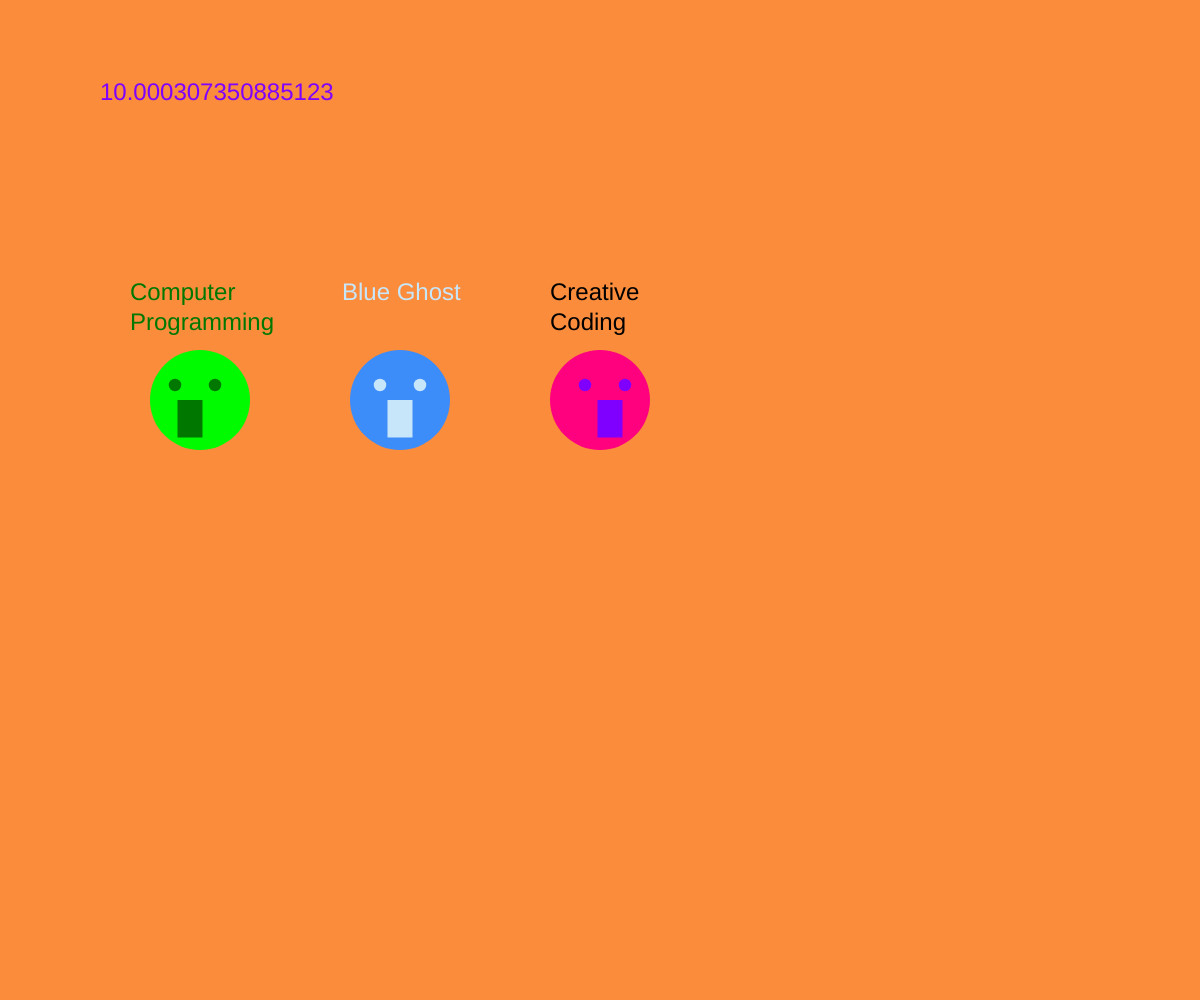
Frame 1 (no input)
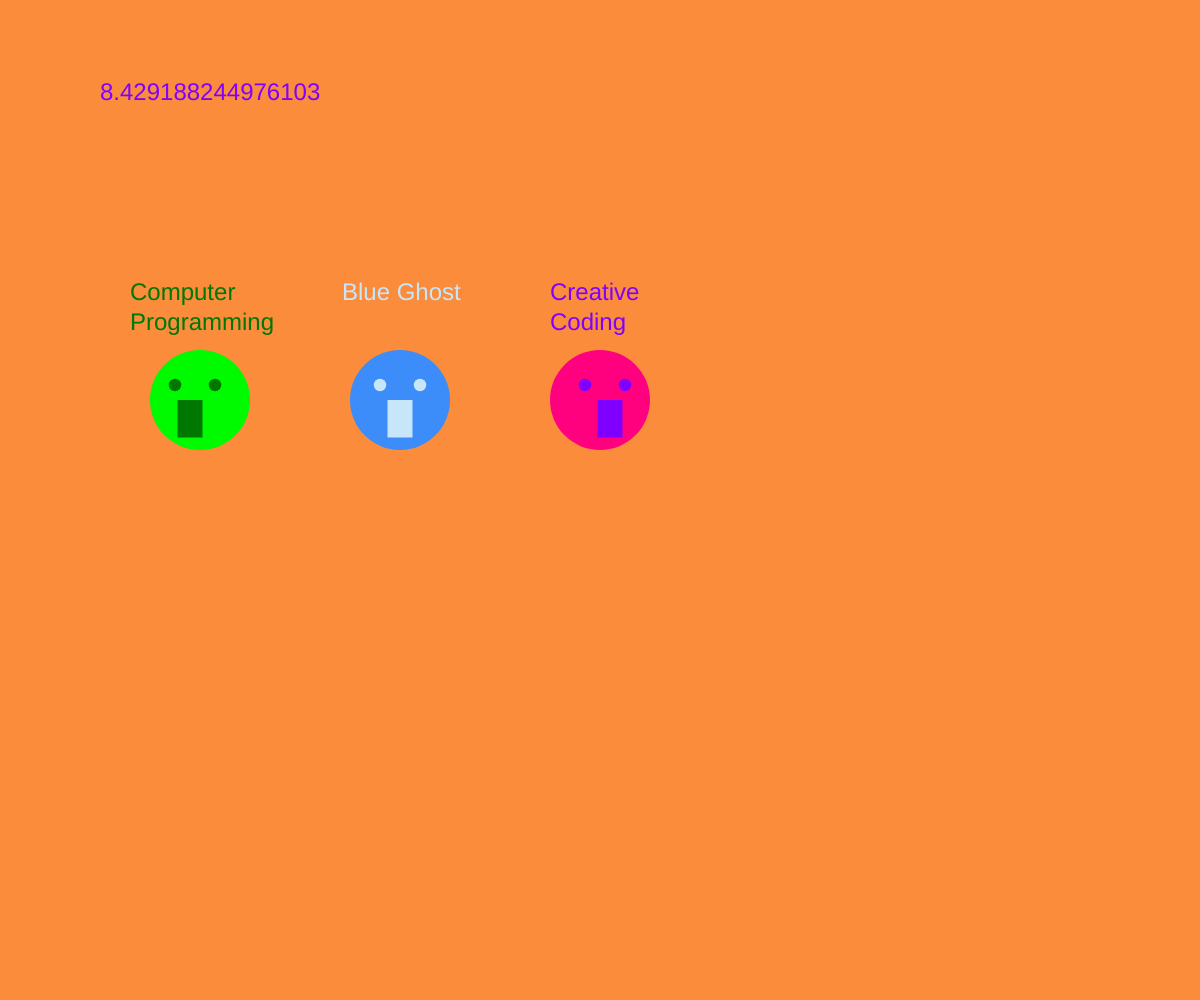
Frame 60 (no input)
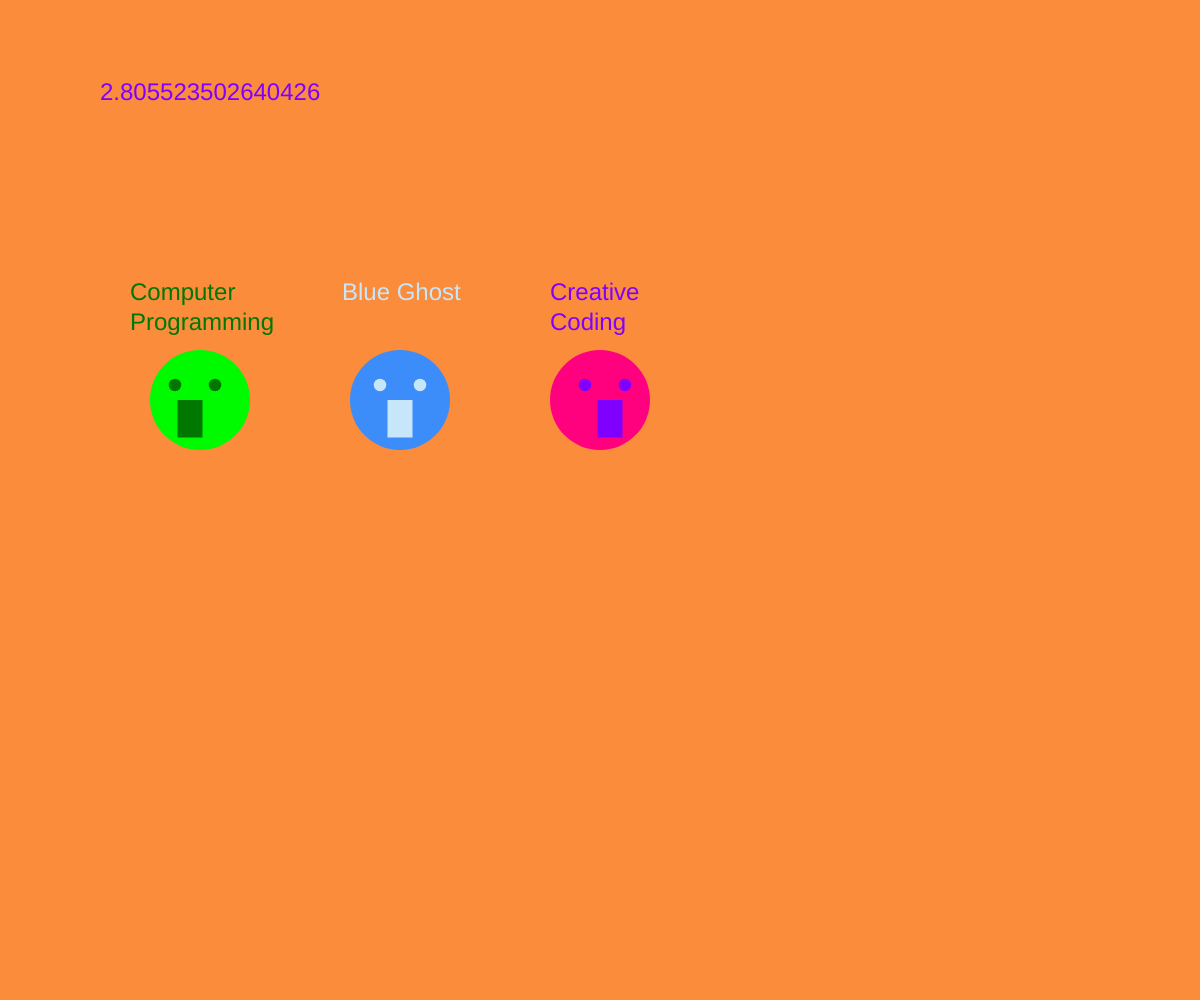
Frame 120 (the mouse pressed at the canvas centre since frame 60)

The p5.js sketch that drew these frames (run headless with seeded random() and noise() and a simulated clock; from frame 60 on, the mouse is pressed at the canvas centre):

// p5.js sketch
// ── sketch.js
let technicalSoftware = ["Computer \nProgramming", "OOP", "data structures", "algorithms", "OOD", "Assembly Language/Machine Code", "web development", "mobile app development", "game development", "Excel Sheets", "Database Management Systems", "Software Engineering", "Management Information Systems", "Informational Technology"];
//let bothSoftware = [""];
let artisticSoftware = ["Creative \nCoding", "3D Modeling", "web aesthetics", "game aesthetics", "digital animation", "Photo editing", "video editing", "digital painting", "Computer Graphics", "Augmented Reality", "Digital Media Art", "Graphic Design", "music producer", "Adobe Creative Cloud"];
let ghostsOfLife = ["Blue Ghost", "Boo", "You've been pranked", "Muni Munyi", "Ghost of Time", "Seoul Ghost", "basketcase", "determination", "passionate", "niceness", "quirky", "life lessons", "philosohpies", "knowledgeable"];

function setup() {
  createCanvas(windowWidth, windowHeight);
  // var ghostSize1 = 80; putting this here would cause error due to scope issues

  // seems like these variables are only predefined within the p5js functions?
  console.log(windowWidth); //1365
  console.log(windowHeight); //969
}

function draw() {
  background(250, 140, 60);
  noStroke();
  //console.log(width);
  //console.log(height);

  var ghostSize1 = 100;
  var ghostPosX1 = 400;
  var ghostPosY1 = 400;

  textSize(24);
  text(artisticSoftware[0], 550, 300);

  fill(60, 140, 250);
  ellipse(ghostPosX1, ghostPosY1, ghostSize1); // (100, 100, 80)
  fill(200, 230, 250);
  ellipse(ghostPosX1 - (ghostSize1 / 5), ghostPosY1 - (ghostSize1 / (20 / 3)), ghostSize1 / 8); // (84, 88, 10)
  ellipse(ghostPosX1 + (ghostSize1 / 5), ghostPosY1 - (ghostSize1 / (20 / 3)), ghostSize1 / 8); // (116, 88, 10)
  rect(ghostPosX1 - (ghostSize1 / 8), ghostPosY1, ghostSize1 / 4, ghostSize1 / (8 / 3)); // (90, 100, 20, 30)

  var ghostSize2 = 100;
  var ghostPosX2 = 200;
  var ghostPosY2 = 400;

  textSize(24);
  text(ghostsOfLife[0], 342, 300);

  fill(0, 250, 0);
  ellipse(ghostPosX2, ghostPosY2, ghostSize2); // (100, 100, 80)
  fill(0, 120, 0);
  ellipse(ghostPosX2 - (ghostSize2 / (4)), ghostPosY2 - (ghostSize2 / (20 / 3)), ghostSize2 / 8); // (80, 88, 10)
  ellipse(ghostPosX2 + (ghostSize2 / (20 / 3)), ghostPosY2 - (ghostSize2 / (20 / 3)), ghostSize2 / 8); // (112, 88, 10)
  rect(ghostPosX2 - (ghostSize2 / (40 / 9)), ghostPosY2, ghostSize2 / 4, ghostSize2 / (8 / 3)); // (82, 100, 20, 30)

  var ghostSize3 = 100;
  var ghostPosX3 = 600;
  var ghostPosY3 = 400;

  textSize(24);
  text(technicalSoftware[0], 130, 300);

  fill(255, 0, 127);
  ellipse(ghostPosX3, ghostPosY3, ghostSize3); // (100, 100, 80)
  fill(127, 0, 255);
  ellipse(ghostPosX3 - (ghostSize3 / (20 / 3)), ghostPosY3 - (ghostSize3 / (20 / 3)), ghostSize3 / 8); // (88, 88, 10)
  ellipse(ghostPosX3 + (ghostSize3 / 4), ghostPosY3 - (ghostSize3 / (20 / 3)), ghostSize3 / 8); // (120, 88, 10)
  rect(ghostPosX3 - (ghostSize3 / 40), ghostPosY3, ghostSize3 / 4, ghostSize3 / (8 / 3)); // (98, 100, 20, 30)

  // testing the random display of array indexes(0 to 13)
  text(random(14), 100, 100);
}

//var w = windowWidth;
//var h = windowHeight;
// testing length of the 3 arrays (the lengths are all 14)
console.log(technicalSoftware.length);
console.log(artisticSoftware.length);
console.log(ghostsOfLife.length);
